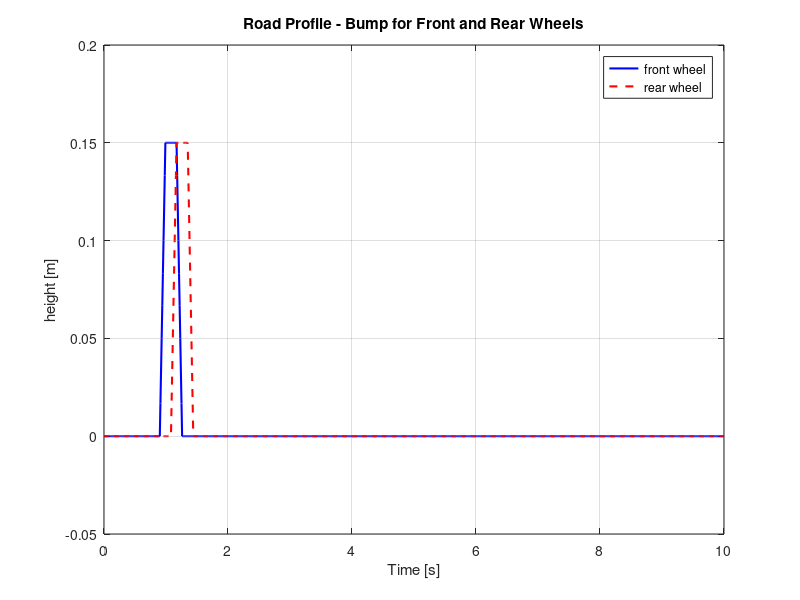

Source code (MATLAB):
function [disturbances,z_rf,z_rr]= dosso()

% Tempo di simulazione
t = (0:0.01:10)';    % Vettore tempo: da 0 a 10 s con passo 0.01 
 
%dosso
h_dosso = 0.15;              
l_dosso = 4;                
v = 40/3.6;                
d_dosso = 10;             
t1_dosso = d_dosso / v;
t2_dosso = t1_dosso + l_dosso / v;
t_salita = (t2_dosso - t1_dosso) / 4;
t_discesa = t_salita;
t_pian = (t2_dosso - t1_dosso) - t_salita - t_discesa;
t_distdossi=(t2_dosso-t1_dosso)/0.01;
%segnale del dosso
z_rf = zeros(size(t));
z_rr = zeros(size(t));
for i = 1:length(t)
    if t(i) >= t1_dosso && t(i) < t1_dosso + t_salita
        % salita
        z_rr(i+t_distdossi/2) = h_dosso * (t(i) - t1_dosso) / t_salita;
        z_rf(i) = h_dosso * (t(i) - t1_dosso) / t_salita;
    elseif t(i) >= t1_dosso + t_salita && t(i) < t1_dosso + t_salita + t_pian
        % Parte piatta del dosso
        z_rr(i+t_distdossi/2) = h_dosso;
        z_rf(i) = h_dosso;
    elseif t(i) >= t1_dosso + t_salita + t_discesa && t(i) <= t2_dosso
        % discesa
        z_rr(i+t_distdossi/2) = h_dosso * (1 - (t(i) - (t1_dosso + t_salita + t_pian)) / t_discesa);
        z_rf(i) = h_dosso * (1 - (t(i) - (t1_dosso + t_salita + t_pian)) / t_discesa);
    end
end

% Creazione del vettore di disturbo per Simulink
disturbances.time = t;                     % Vettore del tempo
disturbances.signals.values = [z_rf, z_rr]; % Valori del profilo stradale [z_rf, z_rr]
disturbances.signals.dimensions = 2;       % Due segnali (anteriore e posteriore)

figure;
plot(t, z_rf, 'b', 'LineWidth', 1.5); hold on;
plot(t, z_rr, 'r--', 'LineWidth', 1.5);
title('Road Profile - Bump for Front and Rear Wheels');
xlabel('Time [s]');
ylabel('height [m]');
legend('front wheel', 'rear wheel');
grid on;

end
